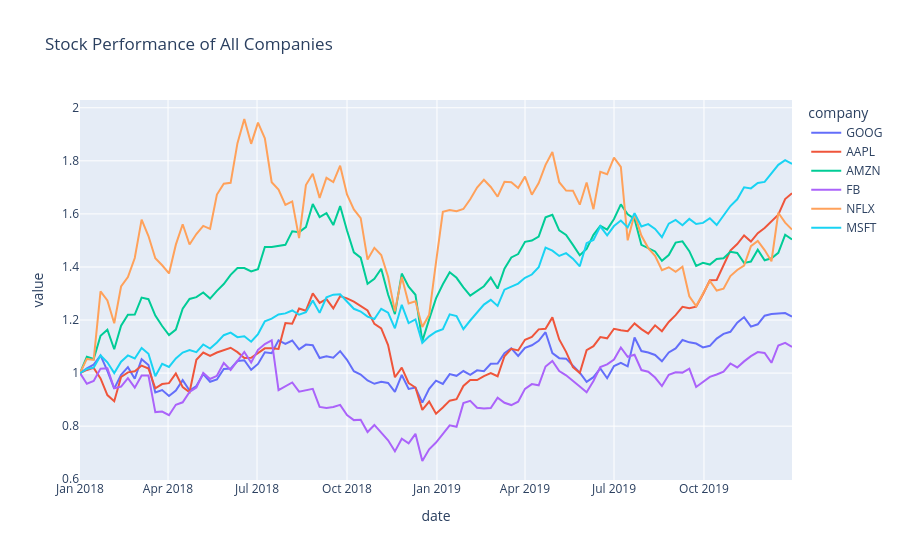

Write notebook code for a chart like this one.
### Code cell
fig = px.line(
    df_tidy,
    x='date',
    y='value',
    color='company',
    title='Stock Performance of All Companies'
)

fig.show()
